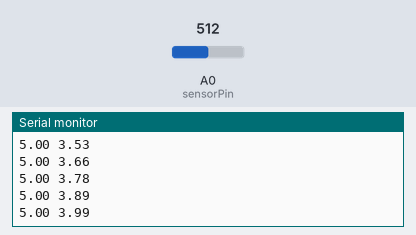
Bench run of a sketch on a simulated Arduino MKR. Parts: the last lines printed to the serial monitor. Inputs (shaded band) come from the test bench; at power-on: A0 (sensorPin) = 512.

Above: at 1.2 s.
1.3 s: A0 (sensorPin) set to 716
At 1.36 s:
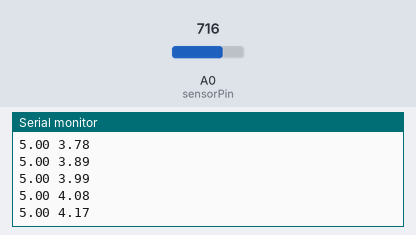
2.8 s: A0 (sensorPin) set to 900
At 2.83 s:
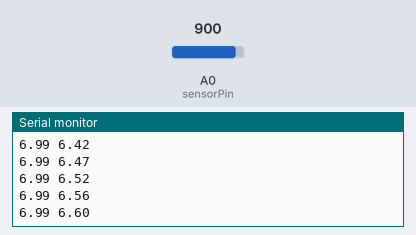
Timing chart, 0 to 5.8 s (numbered marks = the images above; inputs shaded):
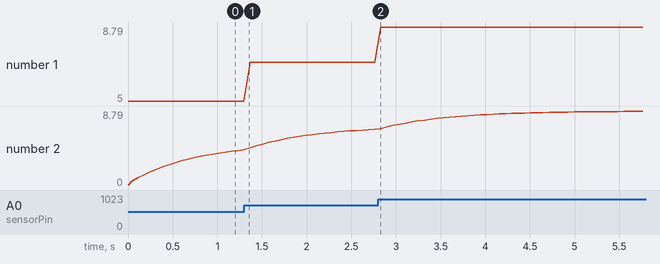

Measured:
- plotted number 1: 5 → 6.99 after the input at 1.3 s, 6.99 → 8.79 after the input at 2.8 s
- plotted number 2: 4.17 → 6.6 after the input at 1.3 s, 6.6 → 8.79 after the input at 2.8 s

The sketch:

adc_lowpass_1pole.ino
```cpp
/*
 * Author: Professor DM Calhoun
 * Purpose: This code implements a digital lowpass filter and contains several
 * pre-calculated filter configurations.
 */

#include <WiFiNINA.h>
//Could use audacity to generate an audio signal
//Could use sig-gen
int sensorPin = A0;

//we need at least 3 samples in time to exist to compute filtered data
float xn1 = 0;
float yn1 = 0;
int k = 0;

void setup() {
  Serial.begin(115200);

}

void loop() {
  // Wait for samples to be read
  int reading = analogRead(sensorPin);
  float xn = (float)reading*5/1024; // convert to a voltage
  //Filtering - second order Butterworth
  //5kHz filter, based on 20kHz sampling freq
  /*float b[] = {0.43990085, 0.43990085};
  float a[] = {0.12019831};*/
  //1kHz filter, based on 20kHz sampling freq
  /*float b[] = {0.13575525, 0.13575525};
  float a[] = {0.7284895};*/
  //500Hz filter, based on 20kHz sampling freq
  /*float b[] = {0.07282051, 0.07282051};
  float a[] = {0.85435899};*/
  //250Hz filter, based on 20kHz sampling freq
  /*float b[] = {0.03778605, 0.03778605};
  float a[] = {0.92442789};*/
  //100Hz filter, based on 20kHz sampling freq
  /*float b[] = {0.01546504, 0.01546504};
  float a[] = {0.96906992};*/
  //10Hz filter, based on 20kHz sampling freq
  /*float b[] = {0.00156833, 0.00156833};
  float a[] = {0.99686333};*/
  //5Hz filter, based on 20kHz sampling freq
  float b[] = {0.00078478, 0.00078478};
  float a[] = {0.99843044};

  float yn = a[0]*yn1 + b[0]*xn + b[1]*xn1;

  //This delay is the main contributor to sampling frequency
  delayMicroseconds(50);

  xn1 = xn;
  yn1 = yn;

  if(k % 60 == 0) //send fewer samples as to not mess with sampling frequency
  {
    //Print out samples
    Serial.print(2*xn);
    Serial.print(" ");
    Serial.println(2*yn);
  }
  k = k+1;

}
```
